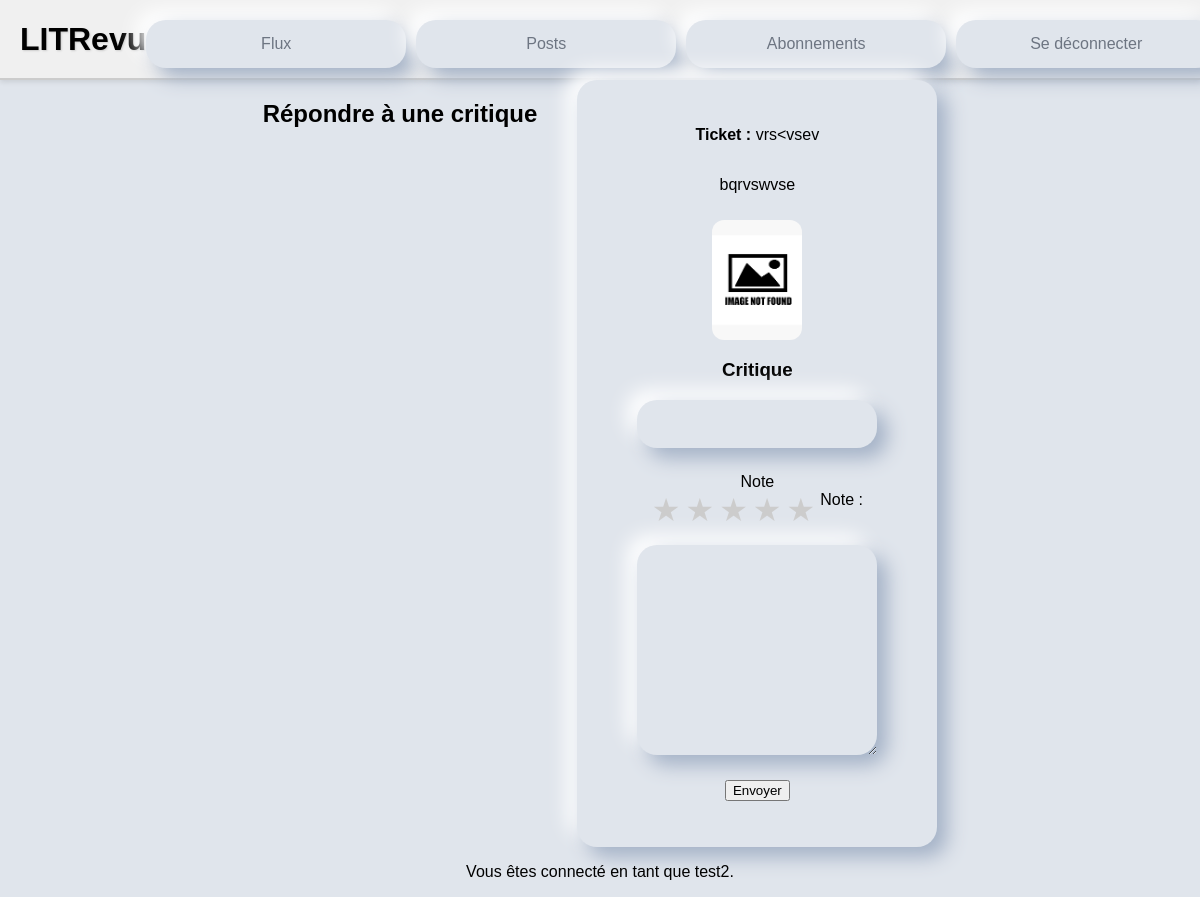
Screenshot of /review/ticket/3/ (signed in) with the database file from the repository.
### blog/models.py (models this page shows)
class Ticket(models.Model):
    title = models.CharField(max_length=128)
    description = models.TextField(max_length=2048, blank=True)
    user = models.ForeignKey(settings.AUTH_USER_MODEL, on_delete=models.CASCADE)
    image = models.ImageField(null=True, blank=True)
    time_created = models.DateTimeField(auto_now_add=True)

### authentication/models.py (models this page shows)
class User(AbstractUser):
    profile_photo = models.ImageField(verbose_name='Photo de profil')

### blog/views.py (the view, shortened to what this page needs)
# urls.py: path('review/ticket/<int:ticket_id>/', blog.views.publier_critique, name='reply_to_ticket'),
@login_required
def publier_critique(request, ticket_id=None):
    if ticket_id:
        ticket = get_object_or_404(Ticket, id=ticket_id)
        if request.method == 'POST':
            review_form = forms.ReviewForm(request.POST)
            if review_form.is_valid():
                review = review_form.save(commit=False)
                review.ticket = ticket
                review.user = request.user
                review.save()
                return redirect('home')
        else:
            review_form = forms.ReviewForm()
        return render(request, 'blog/response_review_blog.html', {
            'review_form': review_form,
            'ticket': ticket
        })

### blog/forms.py
class ReviewForm(forms.ModelForm):
    RATING_CHOICES = [(i, i) for i in range(1, 6)]
    rating = forms.ChoiceField(
        choices=RATING_CHOICES,
        widget=forms.RadioSelect(attrs={'class': 'star-rating'}),
        label='Rating'
    )
    class Meta:
        model = models.Review
        fields = ['rating', 'headline', 'body']
        widgets = {
            'headline': forms.TextInput(attrs={
                'class': 'neumorphic neumorphic-input',
            }),
            'body': forms.Textarea(attrs={
                'class': 'neumorphic neumorphic-input',
            }),
        }

### blog/templates/blog/response_review_blog.html (shortened to what this page needs)
{% extends 'base.html' %}
{% block content %}
  <h2>Répondre à une critique</h2>
  <div class="neumorphic neumorphic-card">
    <p><strong>Ticket :</strong> {{ ticket.title }}</p>
    <p>{{ ticket.description }}</p>
    {% if ticket.image %}
      <img src="{{ ticket.image.url }}" class="img-card" alt="image">
    {% endif %}
    <form method="post">
      <h3>Critique</h3>
          <div class="form-group">
            {{ review_form.headline }}
          </div>
          <div>
            <label>Note</label>
          </div>
          <div class="form-group star-rating">
            <div class="rating-label">Note :</div>
            {% for radio in review_form.rating %}
                <label for="{{ radio.id_for_label }}">
                    <span class="star">★</span>
                </label>
            {% endfor %}
        </div>
        <div class="form-group">
            {{ review_form.body }}
          </div>
      <button type="submit">Envoyer</button>
    </form>
  </div>
{% endblock %}

### templates/base.html (shortened to what this page needs)
{% load static %}
<html>
<head>
    <link rel="stylesheet" href="{% static '/css/styles.css' %}" />
</head>
<body>
    <div class="header-bar">
        <div class="header-inner">
            <div class="header-title">LITRevu</div>
            {% if user.is_authenticated %}
                <div class="header-nav">
                    <a href="{% url 'home' %}" class="neumorphic neumorphic-button text-deco">Flux</a>
                    <a href="{% url 'posts' %}" class="neumorphic neumorphic-button text-deco">Posts</a>
                    <a href="{% url 'subscribe' %}" class="neumorphic neumorphic-button text-deco">Abonnements</a>
                    <a href="{% url 'logout' %}" class="neumorphic neumorphic-button text-deco">Se déconnecter</a>
                </div>
            {% endif %}
        </div>
    </div>
    <div class="container">
        {% block content %}{% endblock content %}
    </div>
    <div class="footer">
        {% if user.is_authenticated %}
            <p>Vous êtes connecté en tant que {{ request.user }}.</p>
        {% endif %}
    </div>
</body>
</html>

### static/css/styles.css (style rules this page uses)
body { margin: 0; padding: 0; height: 100vh; display: flex; flex-direction: column; align-items: center; background-color: #e0e5ec; font-family: Arial, sans-serif; }
.img-card { max-width: 30%; height: auto; border-radius: 12px; margin-top: 10px; float: left; }
.header-bar { width: 100%; background-color: #f0f0f0; border-bottom: 2px solid #ccc; padding: 10px 20px; box-shadow: 0 2px 5px rgba(0,0,0,0.1); box-sizing: border-box; }
.header-inner { max-width: 1200px; margin: 0 auto; display: flex; align-items: center; justify-content: space-between; }
.header-title { font-size: 2rem; font-weight: bold; text-align: center; flex-grow: 1; text-shadow: 1px 1px 2px #ccc; }
.header-nav { display: flex; gap: 10px; justify-content: flex-end; align-items: center; text-align: center; }
.text-deco { text-decoration: none; }
.neumorphic { background: #e0e5ec; border-radius: 20px; box-shadow: 10px 10px 20px #a3b1c6, -10px -10px 20px #ffffff; }
.container { display: flex; justify-content: center; gap: 40px; flex-wrap: wrap; }
.neumorphic-card { display: flex; flex-direction: column; justify-content: center; align-items: center; padding: 30px; width: 300px; text-align: center; }
.neumorphic-input { padding: 15px; width: 80%; font-size: 16px; color: #6d7582; border: none; outline: none; margin-bottom: 25px; }
.neumorphic-input::placeholder { color: #a3b1c6; }
.neumorphic-button { padding: 15px 30px; font-size: 16px; color: #6d7582; border: none; cursor: pointer; transition: all 0.3s ease; margin-top: 10px; width: 200px; }
.star-rating { display: flex; flex-direction: row-reverse; gap: 5px; margin-bottom: 1rem; justify-content: center; }
.star-rating label { font-size: 2rem; color: #ccc; cursor: pointer; transition: color 0.2s; }

### rows the page displays
Ticket: title "vrs<vsev", description "bqrvswvse", image (picture)
User: user "test2"
